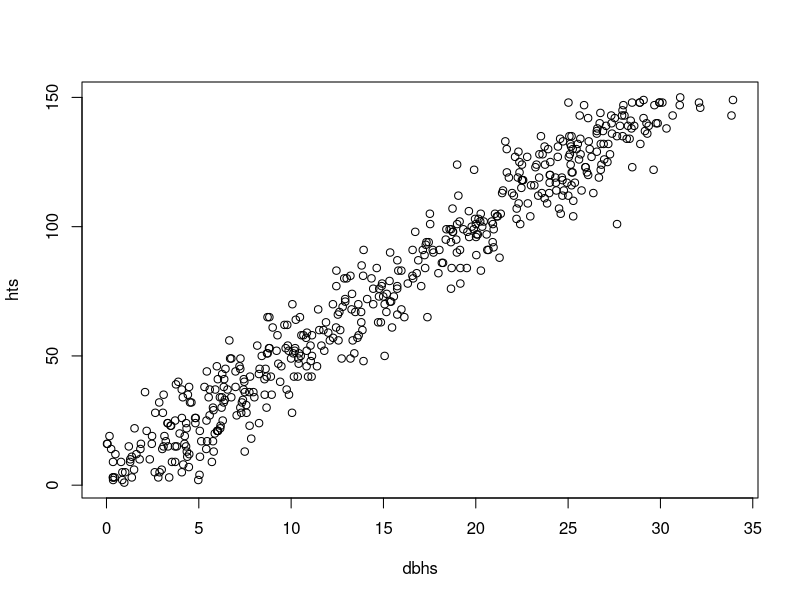

Recreate this plot in R.
#'@title
#'  Make and assign strata based on two input columns. At least one column should be numeric, otherwise use expand.gri
#'
#'
#'@description
#'  Make and assign strata based on two input attributes and some parameters
#'  functions are makeStrata and assignStrata
#'
#'@details
#'  <Delete and Replace>
#'
#'\cr
#'Revision History
#' \tabular{ll}{
#'1.0 \tab 2019 01 24 created \cr
#'1.1 \tab date and revisions.. \cr
#'}
#'
#'@author
#'
#'Jacob Strunk <Jstrunk@@fs.fed.us>
#'
#'@param x1 name of input x field
#'@param x2 name of input y field
#'@param split_x1 ?
#'@param split_x2 ?
#'@param  nest_x2  ?
#'@param  n1  ?
#'@param  n2  ?
#'@param  type_x1  ?
#'@param  type_x2 ?
#'@param  minRecs  ?
#'@param  precision  ?
#'
#'@param  strata
#'@param data
#'
#'@return
#'  makeStrata returns a data.frame of strata boundaries
#'  assignStrata takes a data.frame and appends a column wiht the stratum name for each record
#'
#'@examples
#'  <Delete and Replace>
#'
#'
#'@export
#
#@seealso \code{\link{another_function}}\cr \code{\link{yet_another_function}}\cr

#Desired upgrades to this function:
#
#

# x = function(x){}

#copy function arguments and use this code to format arguments
##writeClipboard(paste(gsub("^[[:space:]]*[,]*","#'@param ",gsub("=.*"," ?",readClipboard())),collapse="\n"))



#function takes a factor at the first level and then cuts based upon
# a numeric vector as the second level
makeStrata = function(
  data
  , x1="PlotStrata1"
  , x2="Elev.P95"
  , split_x1=c("qt","eq")
  , split_x2=c("qt","eq")
  , nest_x2 = T
  , n1 = 10
  , n2 = 10
  , type_x1 = c("factor","numeric")[1]
  , type_x2 = c("numeric","factor")[1]
  , minRecs = 7
  , precision = 0
){

	x1_in = x1

	#prepare optional holder for height strata
	dfStr0 = read.csv(text=paste("stratum_x1,x1.from,x1.to,n_x1"))

	if( type_x1 == "numeric"){

		r_x1 = range(data[,x1])
		dr_x1 = diff(r_x1)

		if(split_x1[1] == "qt" ){

			str_levels_x1 = c(
				r_x1[1]-dr_x1
				,quantile(data[,x1] ,seq(1/n1,1-1/n1,1/n1))
				,r_x1[1]+dr_x1
			)
		}
		if(split_x1[1] == "eq" ){
			str_levels_x1 = c(
				r_x1[1] - dr_x1
				,seq(r_x1[1],r_x1[2],dr_x1/n1)[-c(1,n1)]
				,r_x1[1]+ dr_x1
			)
		}

		#prep description of x1 stratum
		str_levels_x1 = unique(round(str_levels_x1,precision) )

		#prepare new factor version of attribute
		x1_in = paste(x1,"_ctg",sep="")
		data[,x1_in] = cut(data[,x1] , str_levels_x1 , labels = 1:(length(str_levels_x1)-1) )
		type_x1 = "factor"

		#assign bins
		dfStr0[1:(length(str_levels_x1)-1),"stratum_x1"] = 1:(length(str_levels_x1)-1)
		dfStr0[, "x1.from"] = str_levels_x1[-length(str_levels_x1)]
		dfStr0[, "x1.to"] = str_levels_x1[-1]
		dfStr0[, "n_x1"] = table(data[,c(x1_in)])
	}

  if( nest_x2 ){

    spl1 = split(data,data[,x1_in])

    if( type_x2 == "numeric"){

      for(i in 1:length(spl1)){

        dfStri = read.csv(text=paste("stratum,stratum_x1,stratum_x2,x2.from,x2.to"))

        dati = spl1[[i]]

        if(nrow(dati) / n2 < minRecs ) n2i = max(floor(nrow(dati) / minRecs),1)
        else n2i = n2

        ri = range(dati[,x2])
        dri = diff(ri)

        if(split_x2[1] == "qt" ){

          str_levels = c(
            ri[1]-dri
            ,quantile(dati[,x2] ,seq(1/n2i,1-1/n2i,1/n2i))
            ,ri[2]+dri
          )
        }
        if(split_x2[1] == "eq" ){
          str_levels = c(
            ri[1]-dri
            ,seq(ri[1],ri[2],dri/n2i)[-c(1,n2i)]
            ,ri[2]+dri
          )
        }

        str_levels = unique(round(str_levels,precision) )

        dfStri[1:(length(str_levels)-1),"stratum_x2"] = 1:(length(str_levels)-1)
        dfStri[, "stratum_x1" ] =  dati[1,x1_in]
        dfStri[, "x2.from"] = str_levels[-length(str_levels)]
        dfStri[, "x2.to"] = str_levels[-1]
        dfStri[,"stratum"] = apply(dfStri[,c("stratum_x1","stratum_x2")],1,paste,collapse=".")

        df_ct = as.data.frame(table(as.factor(cut(dati[,x2], round(str_levels,precision) , labels = F ))))
        if(i == 1) dfStr1 = merge(x=dfStri,df_ct,by.x="stratum_x2",by.y="Var1",all=T)
        if(i > 1) dfStr1 = plyr::rbind.fill(dfStr1, merge(x=dfStri,df_ct,by.x="stratum_x2",by.y="Var1",all=T))
      }


    }

    if( type_x2 == "factor"){



    }

  }

  else stop(" first variable y1 must be factor / string")


  #dfStr2 = dfStr1[,c('stratum','stratum_x1','stratum_x2','x2.from','x2.to','Freq')]
  dfStr2 = merge(x=dfStr0, dfStr1 , by = 'stratum_x1',all.y=T)

  dfStr2[, "nm_x1"] = x1
  dfStr2[, "nm_x2"] = x2

  return( dfStr2)

}

#'@export

assignStrata = function(strata,data){

	browser()
  x1numeric = is.na(strata[1,"x1.from"])
  x2numeric = is.na(strata[1,"x2.from"])

  for(i in 1:nrow(strata)){

    id_i =
    	( data[,strata[i,"nm_x1"]] == strata[i,"stratum_x1"] ) &
      ( data[,strata[i,"nm_x2"]] > strata[i,"x2.from"] ) &
      ( data[,strata[i,"nm_x2"]] <= strata[i,"x2.to"] )
    id_i[is.na(id_i)] = F
    data[ id_i , "stratum" ] = strata[ i , "stratum" ]

  }

  data

}


if(T){
#stratify on vegetation type and height

		n=500
		hts = sample(1:150,n,T)
		dbhs = abs(hts/5 + rnorm(n)*2)
		dat_test = data.frame(height = hts , dbh = dbhs, height_cat = cut(hts,10) , dbh_cat = cut(dbhs,10))

		plot(dbhs,hts)

    str_test = makeStrata(
    	dat_test
      , x1="height_cat"
      , x2="dbh"
    	, split_x1 =c("qt","eq")[1]
      , split_x2 =c("qt","eq")[1]
      , nest_x2 =  T
      , n1 = 10
      , n2 = 10
      , type_x1 = "factor"
      , type_x2 = "numeric"
      , minRecs = 7
      , precision = 0
    )


    res = assignStrata(
      str_test
      ,dat_test
    )

    res$stratum

    summary(lm(height ~ dbh , data = res))
    summary(lm(height ~ dbh_cat , data = res))
    summary(lm(height ~ stratum , data = res))

    str_test1 = makeStrata(
    	dat_test
    	, x1="height"
    	, x2="dbh"
    	, split_x1 =c("qt","eq")[1]
    	, split_x2 =c("qt","eq")[1]
    	, nest_x2 =  T
    	, n1 = 10
    	, n2 = 10
    	, type_x1 = "numeric"
    	, type_x2 = "numeric"
    	, minRecs = 7
    	, precision = 0
    )

    res = assignStrata(
    	str_test1
    	,dat_test
    )

}
